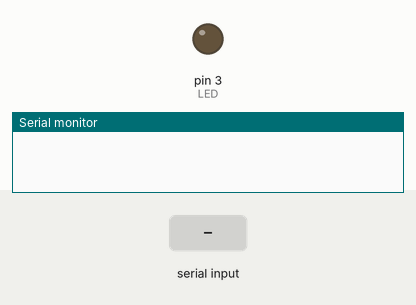
Recording of a sketch running on a simulated Arduino Uno, built with avr-gcc and run on an emulated ATmega328P. Parts: output pins drawn as LEDs (lit = HIGH), the last lines printed to the serial monitor. The inputs (shaded band) are chosen by the test bench.

Above: at 1.2 s.
1.3 s: "cxk" received over Serial
At 3.2 s:
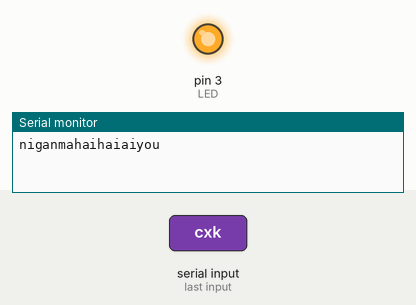
Timing chart, 0 to 4.7 s (numbered marks = the images above; inputs shaded):
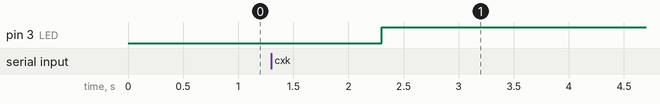

Measured:
- after the input at 1.3 s, pin 3 (LED): LOW → HIGH after 1.0 s

The sketch:

xhz.ino
```cpp
#define LED 3
void setup () {
  // put your setup code here, to run once:
  Serial.begin(9600);
  pinMode(LED, OUTPUT);
}

bool xhz = false;

void loop() {
  // put your main code here, to run repeatedly:
  while (Serial.available() == 0) {}     //wait for data available
  String teststr = Serial.readString();  //read until timeout
  teststr.trim();                        // remove any \r \n whitespace at the end of the String
  if (teststr == "cxk") {
    Serial.println("niganmahaihaiaiyou");
    uint8_t ngm = 0;
    if (xhz == true) {
      xhz = false;
      ngm = LOW;
    } else {
      xhz = true;
      ngm = HIGH;
    }
    digitalWrite(LED, ngm);
  }
}
```
